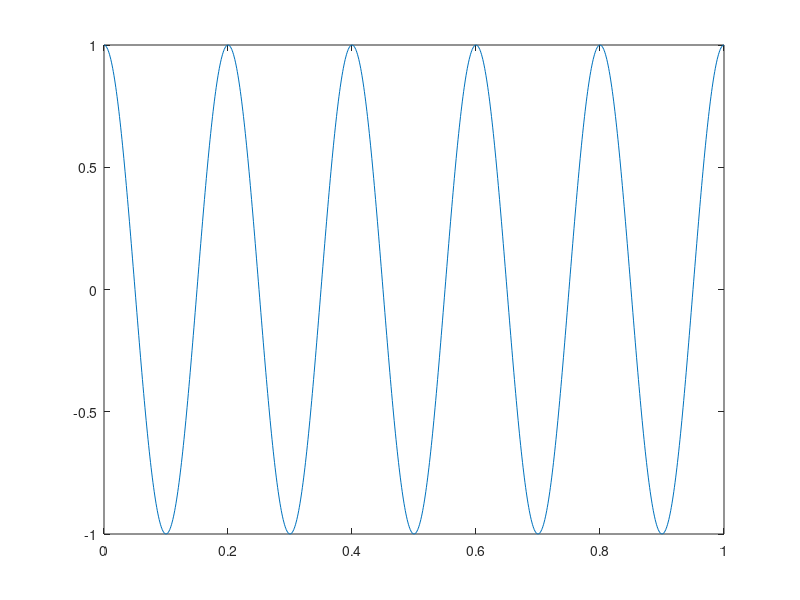

MATLAB code to generate this figure: (Note: this script raises an error after producing the figure.)
clc
clear all
close all
%% Matrices in MATLAB
A=[]; %empty matrix
B=[1 2 5 8] %one dimensional row vector
C=[1;2;5;8] %one dimensional column vector
%% Special matrices
D=zeros(1,2) %nxm dimensional zero matrix (n=1 (row), m=2 (column))
E=ones(3,2) %nxm dimensional matrix (n=3 (row), m=2 (column))
F=eye(3,3) %nxm dimensional unit matris (n=3 (row), m=3 (column))
a=rand() %random float number
G=rand(2,4) %random float matrix (2 row, 4 column)
%% Basic Operations on MATLAB
fs=1000
t=0:1/fs:1 %t is a row vector
f=5
x=cos(2*pi*f*t) %x is row vector as well 
plot(t,x)
% Matrix Multiplication
X=B*C %result is a number
Y=C*B %result is a matrix
B1=[1 3 5 7]
Z=B1.*B %element-wise multiplication
B3=B^3 %Error: Inputs must be a scalar and a square matrix.
B3=B.^3 
F_square=(4*F)^2 %Due to square matrix, we don't get any error
B_div=B1./B %element-wise division
X_div=F_square/(2*F) %Matrix division operation (rule: matrix dimensions must agree)
%% Image shifting
AA=[256 128 127 98 86 49;25 39 48 112 187 155;173 142 78 52 122 250;211 208 148 142 142 55;11 5 208 140 37 88;207 126 252 251 21 8]
[x y]=size(AA)
k=3;
m=2;
J=zeros(x+k,y+m)
for i=1:x
    for j=1:y
        J(i+k,j+m)=AA(i,j);
    end
end
imshow(AA)
figure
imshow(J)
%% Image addition and subtraction
AA=[256 128 127 98 86 49;25 39 48 112 187 155;173 142 78 52 122 250;211 208 148 142 142 55;11 5 208 140 37 88;207 126 252 251 21 8]
BB=3*AA;
CC=BB-AA
DD=BB+AA;
%%
clc
clear all
close all
n=2;
im=zeros(6,6)
AA=[256 128 127 98 86 49;25 39 48 112 187 155;173 142 78 52 122 250;211 208 148 142 142 55;11 5 208 140 37 88;207 126 252 251 21 8]
for i=1:n:6
     for j=1:n:6
         im(i,j)=AA(i,j);
     end
end
im

%%
